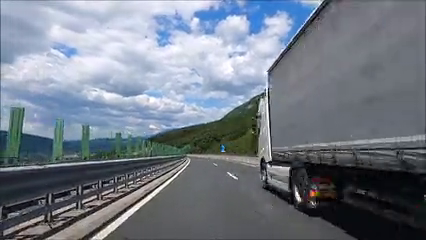
#> input picture frame 35 of Self Driving/finding-lanes/red.mp4, 426 x 240 px, given in place of test2.mp4, which was not available
$ python lol.py
#> lines starting #> are read from the running program, lines starting #| are printed output that depends on the picture; after the words box and inside, x2 and y2 are one past the last pixel; in counts of white or black regions, pixels touching at a corner belong together; pictures that were not available may be replaced by others from this repository, and a replacement may not be noted
#> in videoLanes, frame is the input picture: shape (240, 426, 3); mean B, G, R 134.5, 123, 114.9
import cv2 as cv
import numpy as np
from matplotlib import pyplot as plt


def lanesDetection(img):
    # img = cv.imread("./img/road.jpg")
    # img = cv.cvtColor(img, cv.COLOR_BGR2RGB)

    # print(img.shape)
    height = img.shape[0]
#> height = 240
    width = img.shape[1]
#> width = 426

    region_of_interest_vertices = [
        (200, height), (width/2, height/1.37), (width-300, height)
    ]
#> region_of_interest_vertices = [(200, 240), (213, 175.2), (126, 240)]
    gray_img = cv.cvtColor(img, cv.COLOR_RGB2GRAY)
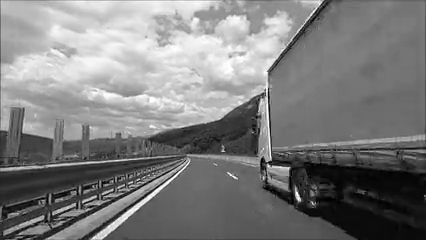
#> gray_img: shape (240, 426); min 0, max 255, mean 125.5
    edge = cv.Canny(gray_img, 50, 100, apertureSize=3)
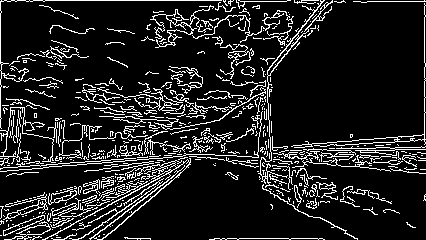
#> edge: shape (240, 426); 13% white in thin lines or dots
    cropped_image = region_of_interest(
        edge, np.array([region_of_interest_vertices], np.int32))

    lines = cv.HoughLinesP(cropped_image, rho=2, theta=np.pi/180,
                           threshold=50, lines=np.array([]), minLineLength=10, maxLineGap=30)
    image_with_lines = draw_lines(img, lines)
    # plt.imshow(image_with_lines)
    # plt.show()
    return image_with_lines


def region_of_interest(img, vertices):
    mask = np.zeros_like(img)
    # channel_count = img.shape[2]
    match_mask_color = (255)
    cv.fillPoly(mask, vertices, match_mask_color)
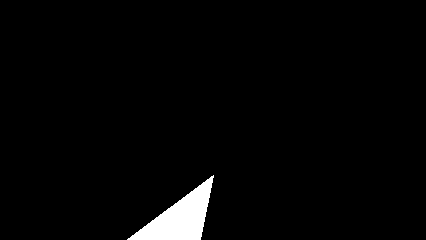
#> mask: shape (240, 426); 2.4% white; 1 white region, box (x1, y1, x2, y2) and area: (127, 175, 214, 240) 2448
    masked_image = cv.bitwise_and(img, mask)
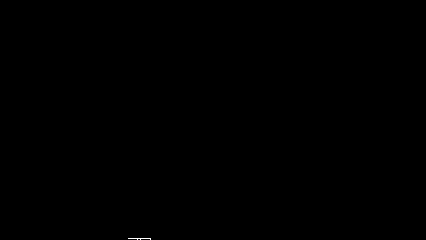
#> masked_image: shape (240, 426); 0.03% white in thin lines or dots, all inside (x1, y1, x2, y2) = (128, 238, 151, 240)
#> in lanesDetection, `lines = cv.HoughLinesP(cropped_image, rho=2, theta=np.pi/180, threshol..`: lines = None
    return masked_image


def draw_lines(img, lines):
    img = np.copy(img)
    blank_image = np.zeros((img.shape[0], img.shape[1], 3), np.uint8)

    for line in lines:
        for x1, y1, x2, y2 in line:
            cv.line(blank_image, (x1, y1), (x2, y2), (0, 255, 0), 2)
#> blank_image: shape (240, 426, 3); every value is 0

    img = cv.addWeighted(img, 0.8, blank_image, 1, 0.0)
    return img


def videoLanes():
    cap = cv.VideoCapture('test2.mp4')
    while(cap.isOpened()):
        ret, frame = cap.read()
        frame = lanesDetection(frame)
        cv.imshow('Lanes Detection', frame)
        if cv.waitKey(1) & 0xFF == ord('q'):
            break

    cap.release()
    cv.destroyAllWindows()


if __name__ == "__main__":
#> (the run stopped early here; a loop or call above may not have finished)

$ run again, starting later in the video
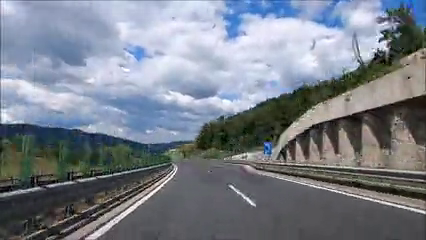
#> input picture frame 157 of Self Driving/finding-lanes/red.mp4, 426 x 240 px, given in place of test2.mp4, which was not available
#> in videoLanes, frame is the input picture: shape (240, 426, 3); mean B, G, R 138.2, 128, 121.4
#> in lanesDetection, `gray_img = cv.cvtColor(img, cv.COLOR_RGB2GRAY)`:
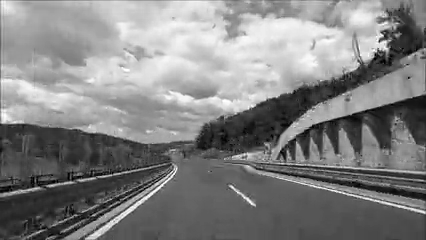
#> gray_img: shape (240, 426); min 0, max 255, mean 130.3
#> in lanesDetection, `edge = cv.Canny(gray_img, 50, 100, apertureSize=3)`:
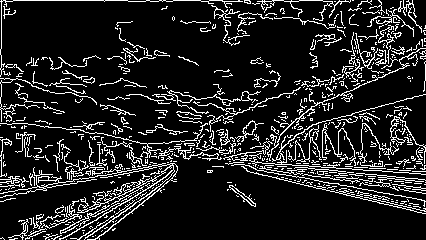
#> edge: shape (240, 426); 13.6% white in thin lines or dots
#> mask: shape (240, 426); 2.4% white; 1 white region, box (x1, y1, x2, y2) and area: (127, 175, 214, 240) 2448
#> masked_image: shape (240, 426); every value is 0
#> lines = None

$ run again, starting later in the video
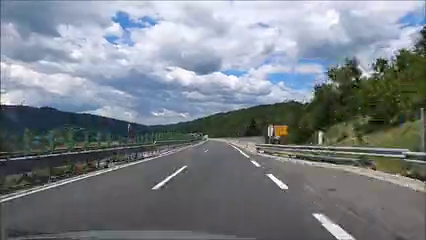
#> input picture frame 280 of Self Driving/finding-lanes/red.mp4, 426 x 240 px, given in place of test2.mp4, which was not available
#> in videoLanes, frame is the input picture: shape (240, 426, 3); mean B, G, R 134.3, 127.8, 121.2
#> in lanesDetection, `edge = cv.Canny(gray_img, 50, 100, apertureSize=3)`:
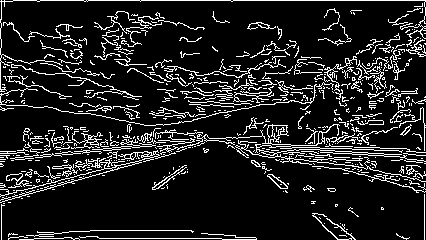
#> edge: shape (240, 426); 12.9% white in thin lines or dots
#> mask: shape (240, 426); 2.4% white; 1 white region, box (x1, y1, x2, y2) and area: (127, 175, 214, 240) 2448
#> masked_image: shape (240, 426); 0.13% white in thin lines or dots, all inside (x1, y1, x2, y2) = (128, 230, 202, 239)
#> lines = [[128, 238, 200, 238], [139, 230, 191, 230]]
#> the loop in draw_lines, `for line in lines:` made 2 passes
#> in draw_lines, `img = cv.addWeighted(img, 0.8, blank_image, 1, 0.0)`:
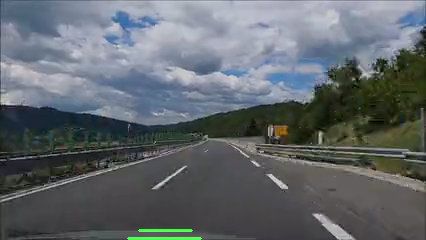
#> img: shape (240, 426, 3); mean B, G, R 107.4, 102.9, 97
